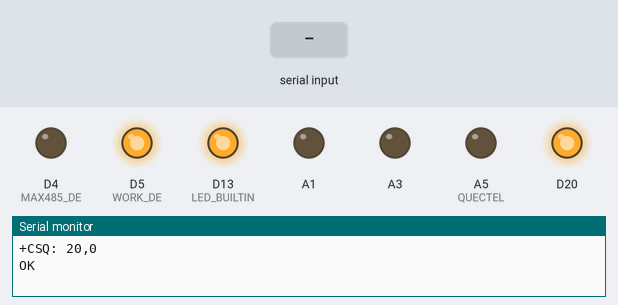
Bench run of a sketch on a simulated Arduino Zero (SAMD21). On the bench: output pins drawn as LEDs (lit = HIGH), the last lines printed to the serial monitor. The test bench sets the inputs (shaded band). The modem accepts every AT command (registered, SIM ready, sends succeed) and sends nothing else.

Above: at 10.9 s.
11.0 s: "+CREG: 0,5" received over the second serial link
14.0 s: "8.8.8.8" received over the second serial link
At 14.7 s:
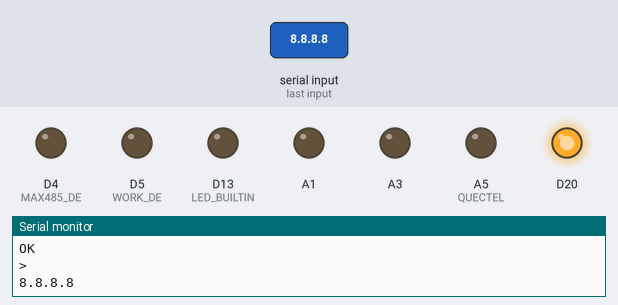
Timing chart, 0 to 21.5 s (numbered marks = the images above; inputs shaded):
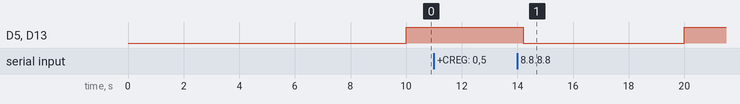

The sketch:

solarcharge.ino
```cpp
#include <Arduino.h>
#include "wiring_private.h"
#include <ModbusMaster.h>

Uart LTEserial(&sercom3, 7, 6, SERCOM_RX_PAD_3, UART_TX_PAD_2);  // Create the new UART instance assigning it to pin 7 and 6
Uart modbus_iso(&sercom0, 3, 2, SERCOM_RX_PAD_3, UART_TX_PAD_2);

#define MAX485_DE 4
#define WORK_DE 5

ModbusMaster node;

uint32_t last1, last2, last3, last4;
uint8_t result, qty, i;
uint16_t start_register;
bool incoming = false;
bool first_config = true;
String message, chk, str;
String rssi;
float temp, humid;

/*----- CONFIG NODE ID HERE ---------*/

String nid = "0001";  //01

/*----- CONFIG NODE ID HERE ---------*/

void setup() {

  Serial.begin(9600);

  LTEserial.begin(115200);
  pinPeripheral(7, PIO_SERCOM_ALT);  //Assign RX function to pin 7
  pinPeripheral(6, PIO_SERCOM_ALT);  //Assign TX function to pin 6

  modbus_iso.begin(9600);
  pinPeripheral(3, PIO_SERCOM);
  pinPeripheral(2, PIO_SERCOM);

  pinMode(LED_BUILTIN, OUTPUT);
  //digitalWrite(LED_BUILTIN, HIGH);
  pinMode(17, OUTPUT);
  //digitalWrite(17, HIGH);

  //QUECTEL_PCIE_TX
  pinMode(A1, OUTPUT);     //SIM7600_ENA TX Pin (U9)
  digitalWrite(A1, LOW);  //SIM7600_ENA set Active High

  //QUECTEL_PCIE_RX
  pinMode(A5, OUTPUT);    //QUECTEL/SIM7600_ENA RX pin (U10 PIN19)
  digitalWrite(A5, LOW);  //QUECTEL/SIM7600_ENA set Active Low

  //Disable SIM7600,Neoway
  pinMode(A6, OUTPUT);     //NERO_ENA U10 PIN 1
  digitalWrite(A6, HIGH);  //NERO_ENA Active Low

  //During uplink
  pinMode(WORK_DE, OUTPUT);
  digitalWrite(WORK_DE, LOW);

  //Hard reset EC25
  pinMode(A3, OUTPUT);
  digitalWrite(A3, LOW);

  pinMode(MAX485_DE, OUTPUT);
  digitalWrite(MAX485_DE, LOW);

  node.preTransmission(preTransmission);
  node.postTransmission(postTransmission);
}

void loop() {

  //Uplink payload
  if (millis() - last1 >= 10000) {
    last1 = millis();
    digitalWrite(WORK_DE, HIGH);
    digitalWrite(LED_BUILTIN, HIGH);


    /*PUBLIC TOPIC*/

    //WELLPRO 8xAnalog modbus id=1
    node.begin(1, modbus_iso);
    /* ------------------------------------------------------------------- */
    //lot1 - analog 4-20mA 20 bytes
    start_register = 257;
    qty = 10;
    str = "";
    str = nid;
    str += "01";
    str += GET_RSSI();
    result = node.readInputRegisters(start_register, qty);
    Serial.print("Result = ");
    Serial.println(result);
    delay(1500);
    if (result == node.ku8MBSuccess) {
      for (i = 0; i < qty; i++) {
        char buf[5];
        sprintf(buf, "%04x", node.getResponseBuffer(i));
        str += String(buf);
        Serial.println(str);

      }
    }
    CMD("AT+NETOPEN");
    CMD("AT+CIPOPEN=1,\"UDP\",,,9958");
    CMD("AT+CIPSEND=1,5,\"188.166.178.255\",9958");
    CMD(str);

    CMD("AT+CIPCLOSE=1");
    CMD("AT+NETCLOSE");
    /* ------------------------------------------------------------------- */

    digitalWrite(WORK_DE, LOW);
    digitalWrite(LED_BUILTIN, LOW);
  }  //if milli()

  //check connect status every 1minute
  if (millis() - last2 >= 60000) {
    last2 = millis();

    if (digitalRead(WORK_DE) == LOW) {

      chk = CMD("AT+CREG?");
      if (chk.indexOf("+CREG: 0,5") > 0) {
        Serial.println("Network connected.");
      } else {
        CMD("AT+CFUN=0");
        delay(1000);
        CMD("AT+CFUN=1");
      }
    }
  }  //milli() last2

  //hard-reset EC25 module every month
  if (millis() - last3 >= 2629800000) {
    last3 = millis();

    digitalWrite(A3, HIGH);
    delay(1000);
    digitalWrite(A3, LOW);
  }  //milli() last3

  //check ping network every 1hr
  if (millis() - last4 >= 3600000) {
    last4 = millis();

    if (digitalRead(WORK_DE) == LOW) {

      chk = CMD("AT+QPING=1,\"8.8.8.8\",5,3");
      if (chk.indexOf("8.8.8.8") > 0) {
        Serial.println("Ping OK.");
      } else {
        CMD("AT+CFUN=0");
        delay(1000);
        CMD("AT+CFUN=1");
      }
    }
  }  //milli() last2
}

//-
String CMD(String at) {
  String txt = "";
  LTEserial.println(at);
  delay(100);
  while (LTEserial.available()) {
    txt += (char)LTEserial.read();
  }
  Serial.println(txt);
  return txt;
}

String GET_RSSI() {
  String msg = CMD("AT+CSQ");
  String r = msg.substring(msg.indexOf(" "), msg.indexOf(","));

  int rv = (r.toInt() * 2) - 113;
  if (rv == -113 || rv == 85) {
    rv = -113;
  }

  //Serial.println(rv);
  int myrssi = rv * -1;

  char rbuf[3];
  sprintf(rbuf, "%02x", myrssi);

  return String(rbuf);
}

String GET_CCID() {
  String msg = CMD("AT+QCCID");
  String r = msg.substring(msg.indexOf(" ") + 1, 39);
  return r;
}

void preTransmission() {
  digitalWrite(MAX485_DE, 1);
}

void postTransmission() {
  digitalWrite(MAX485_DE, 0);
}

void SERCOM0_Handler() {
  modbus_iso.IrqHandler();
}

void SERCOM3_Handler() {
  LTEserial.IrqHandler();
}
```
